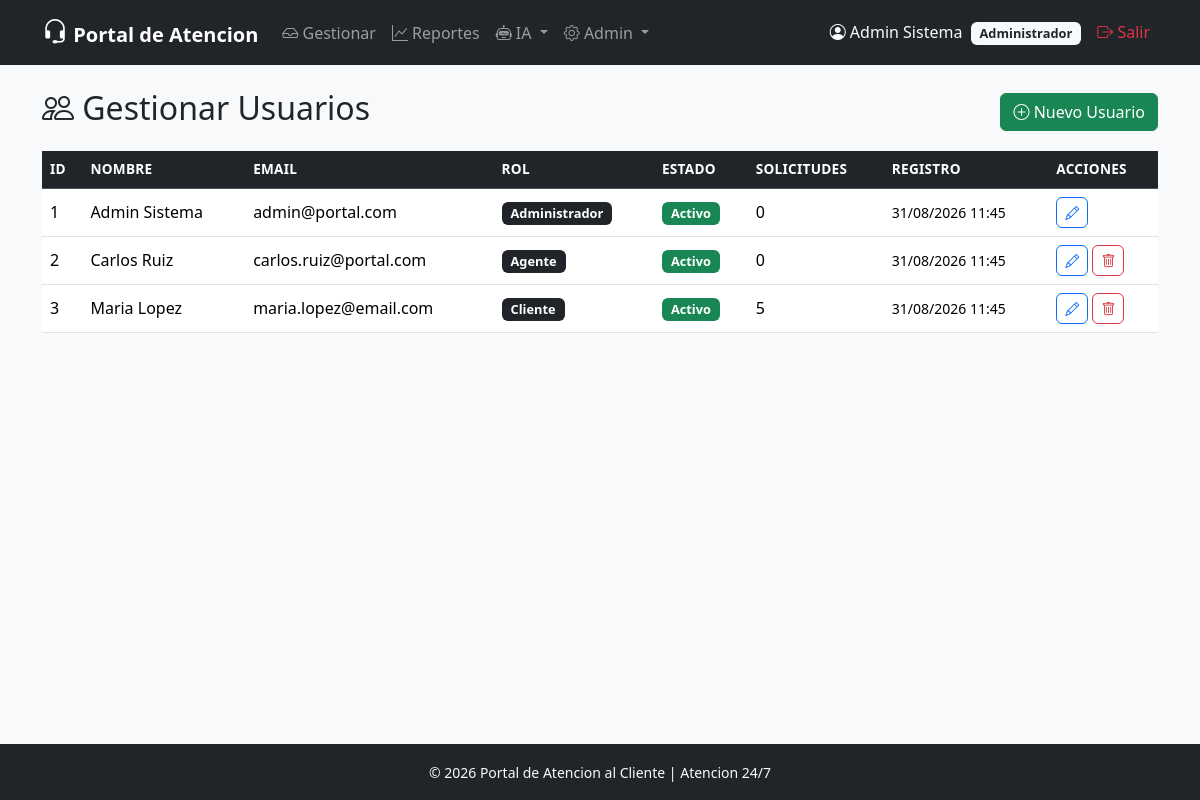
Screenshot of /modulo_admin/usuarios.php (signed in) with the database file from the repository.
### tables this page shows
CREATE TABLE usuarios (
    id_usuario       INT AUTO_INCREMENT PRIMARY KEY,
    nombre           VARCHAR(100)  NOT NULL,
    apellido         VARCHAR(100)  NOT NULL,
    email            VARCHAR(150)  NOT NULL UNIQUE,
    telefono         VARCHAR(20)   NULL,
    contrasena       VARCHAR(255)  NOT NULL,
    rol              ENUM('cliente', 'agente', 'administrador') NOT NULL DEFAULT 'cliente',
    estado_cuenta    ENUM('activo', 'inactivo') NOT NULL DEFAULT 'activo',
    fecha_registro   DATETIME      NOT NULL DEFAULT CURRENT_TIMESTAMP,
    ultimo_acceso    DATETIME      NULL
);

### includes/auth.php (called while the page is built, shortened)
<?php
function estaAutenticado(): bool
{
    return isset($_SESSION['id_usuario']);
}
function usuarioActual(): ?array
{
    $pdo = obtenerConexion();
    $stmt = $pdo->prepare('SELECT id_usuario, nombre, apellido, email, rol FROM usuarios WHERE id_usuario = ?');
    $stmt->execute([$_SESSION['id_usuario']]);
    return $stmt->fetch();
}

### includes/funciones.php (called while the page is built, shortened)
<?php
function e(mixed $valor): string
{
    return htmlspecialchars((string) $valor, ENT_QUOTES, 'UTF-8');
}
function formatearFecha(string $fecha, string $formato = 'd/m/Y H:i'): string
{
    return date($formato, strtotime($fecha));
}

### modulo_admin/usuarios.php (the view, shortened to what this page needs)
<?php
require_once __DIR__ . '/../includes/auth.php';
require_once __DIR__ . '/../includes/funciones.php';
$pdo = obtenerConexion();
$stmtUsuarios = $pdo->query(
    'SELECT u.*,
            (SELECT COUNT(*) FROM solicitudes s WHERE s.id_cliente = u.id_usuario) AS total_solicitudes
     FROM usuarios u
     ORDER BY u.fecha_registro DESC'
);
$usuarios = $stmtUsuarios->fetchAll();
require_once __DIR__ . '/../includes/header.php';
?>
<div class="d-flex justify-content-between align-items-center mb-3">
    <h2><i class="bi bi-people"></i> Gestionar Usuarios</h2>
    <button class="btn btn-success" data-bs-toggle="collapse" data-bs-target="#formUsuario">
        <i class="bi bi-plus-circle"></i> Nuevo Usuario
    </button>
</div>
<div class="table-responsive">
    <table class="table table-hover align-middle">
        <thead class="table-dark">
            <tr>
                <th>ID</th>
                <th>Nombre</th>
                <th>Email</th>
                <th>Rol</th>
                <th>Estado</th>
                <th>Solicitudes</th>
                <th>Registro</th>
                <th>Acciones</th>
            </tr>
        </thead>
        <tbody>
            <?php foreach ($usuarios as $u): ?>
                <tr class="<?= $u['estado_cuenta'] === 'inactivo' ? 'table-secondary' : '' ?>">
                    <td><?= $u['id_usuario'] ?></td>
                    <td><?= e($u['nombre'] . ' ' . $u['apellido']) ?></td>
                    <td><?= e($u['email']) ?></td>
                    <td><span class="badge bg-dark"><?= e(ucfirst($u['rol'])) ?></span></td>
                    <td>
                        <span class="badge <?= $u['estado_cuenta'] === 'activo' ? 'bg-success' : 'bg-danger' ?>">
                            <?= e(ucfirst($u['estado_cuenta'])) ?>
                        </span>
                    </td>
                    <td><?= $u['total_solicitudes'] ?></td>
                    <td><small><?= formatearFecha($u['fecha_registro']) ?></small></td>
                    <td>
                        <a href="?editar=<?= $u['id_usuario'] ?>" class="btn btn-sm btn-outline-primary" title="Editar">
                            <i class="bi bi-pencil"></i>
                        </a>
                        <?php if ($u['id_usuario'] !== $_SESSION['id_usuario']): ?>
                            <a href="?eliminar=<?= $u['id_usuario'] ?>" class="btn btn-sm btn-outline-danger"
                               onclick="return confirm('Seguro que desea eliminar/desactivar este usuario?')" title="Eliminar">
                                <i class="bi bi-trash"></i>
                            </a>
                        <?php endif; ?>
                    </td>
                </tr>
            <?php endforeach; ?>
        </tbody>
    </table>
</div>
<?php require_once __DIR__ . '/../includes/footer.php'; ?>

### includes/header.php (shortened to what this page needs)
<?php
require_once __DIR__ . '/auth.php';
require_once __DIR__ . '/funciones.php';
$usuarioActual = usuarioActual();
$rol           = $usuarioActual['rol'] ?? '';
$nombreUsuario = trim(($usuarioActual['nombre'] ?? '') . ' ' . ($usuarioActual['apellido'] ?? ''));
?>
<!DOCTYPE html>
<html lang="es">
<head>
    <link href="https://cdn.jsdelivr.net/npm/bootstrap@5.3.3/dist/css/bootstrap.min.css" rel="stylesheet">
    <link href="https://cdn.jsdelivr.net/npm/bootstrap-icons@1.11.3/font/bootstrap-icons.css" rel="stylesheet">
    <link href="/portal-atencion-cliente/assets/css/estilo.css" rel="stylesheet">
</head>
<body>
<nav class="navbar navbar-expand-lg navbar-dark bg-dark">
    <div class="container">
        <a class="navbar-brand fw-bold" href="/portal-atencion-cliente/index.php">
            <i class="bi bi-headset"></i> Portal de Atencion
        </a>
        <div class="collapse navbar-collapse" id="navPrincipal">
            <ul class="navbar-nav me-auto">
                <?php if (estaAutenticado()): ?>
                    <?php if (in_array($rol, ['agente', 'administrador'])): ?>
                        <li class="nav-item">
                            <a class="nav-link" href="/portal-atencion-cliente/modulo_atencion/index.php">
                                <i class="bi bi-inbox"></i> Gestionar
                            </a>
                        </li>
                        <li class="nav-item">
                            <a class="nav-link" href="/portal-atencion-cliente/modulo_reportes/index.php">
                                <i class="bi bi-graph-up"></i> Reportes
                            </a>
                        </li>
                        <li class="nav-item dropdown">
                            <a class="nav-link dropdown-toggle" href="#" role="button" data-bs-toggle="dropdown">
                                <i class="bi bi-robot"></i> IA
                            </a>
                        </li>
                    <?php endif; ?>
                    <?php if ($rol === 'administrador'): ?>
                        <li class="nav-item dropdown">
                            <a class="nav-link dropdown-toggle" href="#" role="button" data-bs-toggle="dropdown">
                                <i class="bi bi-gear"></i> Admin
                            </a>
                        </li>
                    <?php endif; ?>
                <?php endif; ?>
            </ul>
            <ul class="navbar-nav">
                <?php if (estaAutenticado()): ?>
                    <li class="nav-item">
                        <span class="nav-link text-light">
                            <i class="bi bi-person-circle"></i>
                            <?= e($nombreUsuario) ?>
                            <span class="badge bg-light text-dark ms-1"><?= e(ucfirst($rol)) ?></span>
                        </span>
                    </li>
                    <li class="nav-item">
                        <a class="nav-link text-danger" href="/portal-atencion-cliente/auth/logout.php">
                            <i class="bi bi-box-arrow-right"></i> Salir
                        </a>
                    </li>
                <?php endif; ?>
            </ul>
        </div>
    </div>
</nav>
<main class="container my-4">

### assets/css/estilo.css (style rules this page uses)
body { font-family: 'Segoe UI', Tahoma, Geneva, Verdana, sans-serif; background-color: #f8f9fa; min-height: 100vh; display: flex; flex-direction: column; }
main { flex: 1; }
.navbar-brand i { font-size: 1.3em; }
.badge { font-size: 0.8em; padding: 0.4em 0.7em; }
.table th { font-weight: 600; font-size: 0.85em; text-transform: uppercase; letter-spacing: 0.02em; }
.table td { vertical-align: middle; }
.btn { border-radius: 0.375rem; font-weight: 500; }

### rows the page displays
usuarios: nombreUsuario "Admin Sistema", rol "Administrador", id_usuario "1", nombre+apellido "Admin Sistema", email "admin@portal.com", estado_cuenta "Activo", total_solicitudes "0", fecha_registro "31/08/2026 11:45"
usuarios: id_usuario "2", nombre+apellido "Carlos Ruiz", email "carlos.ruiz@portal.com", rol "Agente", estado_cuenta "Activo", total_solicitudes "0", fecha_registro "31/08/2026 11:45"
usuarios: id_usuario "3", nombre+apellido "Maria Lopez", email "maria.lopez@email.com", rol "Cliente", estado_cuenta "Activo", total_solicitudes "5", fecha_registro "31/08/2026 11:45"
